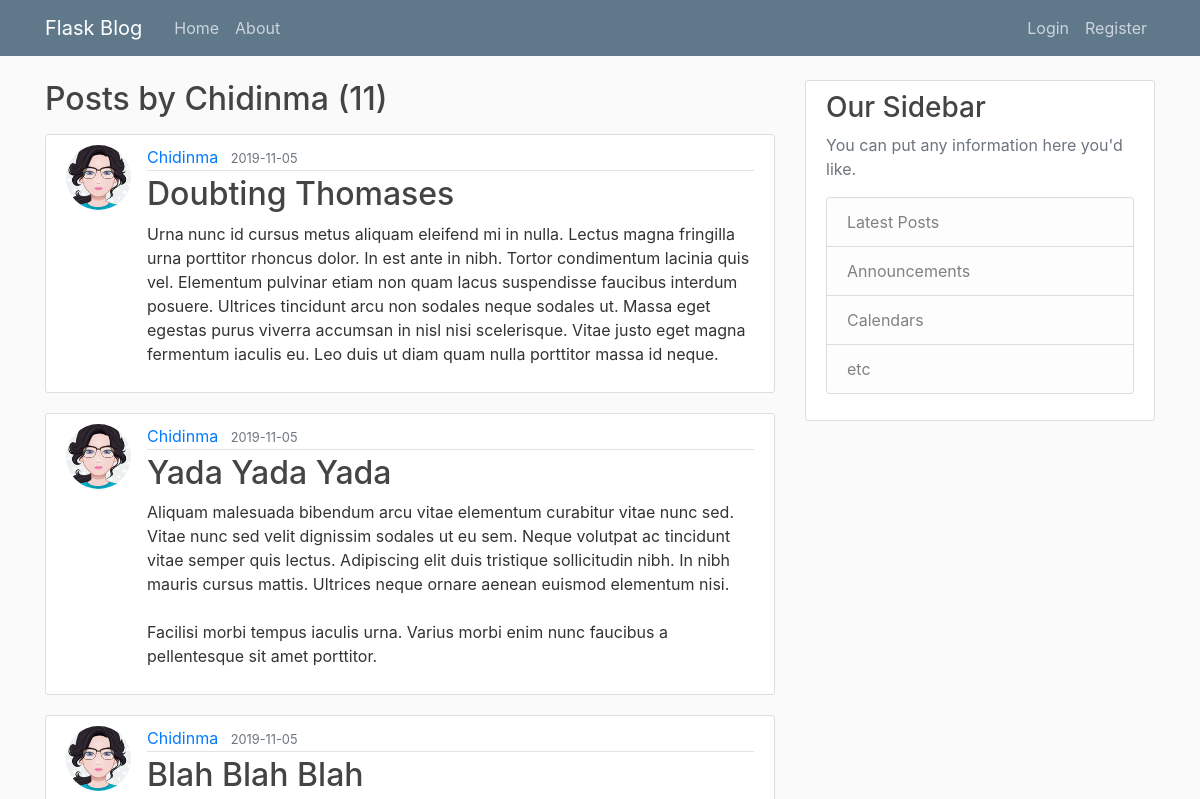
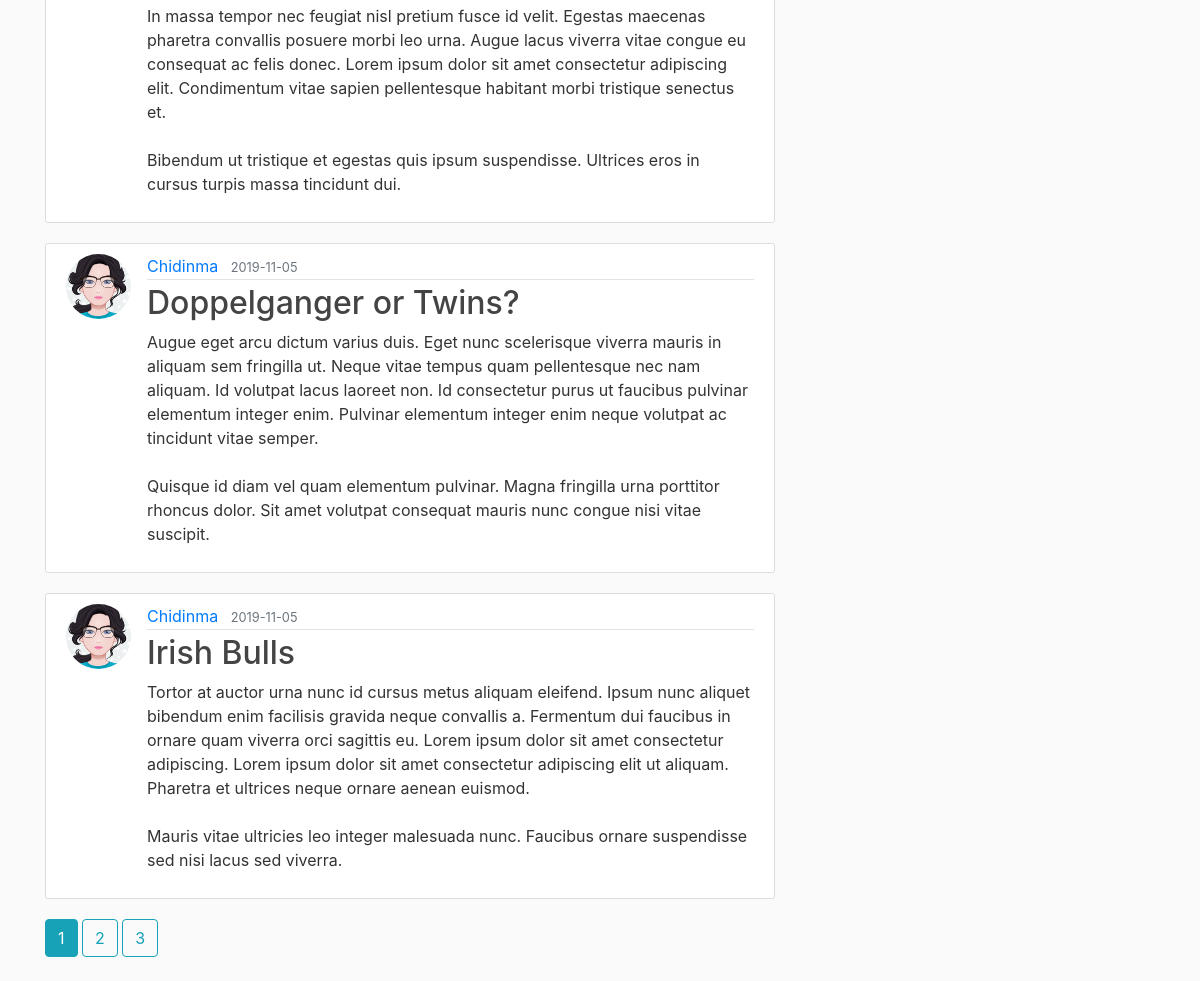
Page /user/Chidinma on the committed database (2 pictures, top to bottom).
### flaskblog/models.py (models this page shows, shortened)
class User(db.Model, UserMixin):
    id = db.Column(db.Integer, primary_key=True)
    username = db.Column(db.String(20), unique=True, nullable=False)
    email = db.Column(db.String(120), unique=True, nullable=False)
    image_file = db.Column(db.String(20), nullable=False, default='default.jpg')
    password = db.Column(db.String(60), nullable=False)
    posts = db.relationship('Post', backref='author', lazy=True)

class Post(db.Model):
    id = db.Column(db.Integer, primary_key=True)
    title = db.Column(db.String(100), nullable=False)
    date_posted = db.Column(db.DateTime, nullable=False, default=datetime.utcnow)
    content = db.Column(db.Text(), nullable=False)
    user_id = db.Column(db.Integer, db.ForeignKey('user.id'), nullable=False)

### flaskblog/routes.py (the view)
@app.route('/user/<string:username>')
def author_posts(username):
    page = request.args.get('page', 1, type=int)
    user = User.query.filter_by(username=username).first_or_404()
    posts = Post.query.filter_by(author=user)\
        .order_by(Post.date_posted.desc())\
        .paginate(page=page, per_page=5) #'\' is used to break code into new lines
    return render_template('author_posts.html', posts=posts, user=user)

### flaskblog/templates/author_posts.html
{% extends "layout.html" %}
{% block content %}
    <h2 class="mb-3">Posts by {{ user.username }} ({{ posts.total }})</h2>
    {% for post in posts.items %}
        <article class="media content-section">
          <img src="{{ url_for('static', filename='profile_pictures/' + post.author.image_file) }}" alt="user profile picture" class="rounded-circle article-img">
          <div class="media-body">
            <div class="article-metadata">
              <a class="mr-2" href="{{ url_for('author_posts', username=post.author.username) }}">{{ post.author.username }}</a>
              <small class="text-muted">{{ post.date_posted.strftime('%Y-%m-%d') }}</small>
            </div>
            <h2><a class="article-title" href="{{ url_for('post', post_id=post.id) }}">{{ post.title }}</a></h2>
            <p class="article-content">{{ post.content }}</p>
          </div>
        </article>
    {% endfor %}
    {% for page_num in posts.iter_pages(left_edge=1, right_edge=1, left_current=1, right_current=2) %}
        {% if page_num  %}
            {% if posts.page == page_num %}
                <a href="{{ url_for('author_posts', username=user.username, page=page_num) }}" class="btn btn-info mb-4">{{ page_num }}</a>
            {% else %}
                <a href="{{ url_for('author_posts', username=user.username, page=page_num) }}" class="btn btn-outline-info mb-4">{{ page_num }}</a>
            {% endif %}
        {% else %}
            ...
        {% endif  %}
    {% endfor %}
{% endblock content %}

### flaskblog/static/main.css (style rules this page uses)
body { background: #fafafa; color: #333333; margin-top: 5rem; }
h1, h2, h3, h4, h5, h6 { color: #444444; }
.content-section { background: #ffffff; padding: 10px 20px; border: 1px solid #dddddd; border-radius: 3px; margin-bottom: 20px; }
.article-title { color: #444444; }
.article-content { white-space: pre-line; }
.article-img { height: 65px; width: 65px; margin-right: 16px; }
.article-metadata { padding-bottom: 1px; margin-bottom: 4px; border-bottom: 1px solid #e3e3e3 }

### rows in the picture
User: username "Chidinma"
Post: image_file (picture), author.username "Chidinma", date_posted "2019-11-05", title "Doubting Thomases", content "Urna nunc id cursus metus aliquam eleifend mi in nulla. Lectus magna fringilla urna porttitor rhoncus dolor. In est ante in nibh. Tortor condimentum lacinia quis vel. Elementum pulvinar etiam non quam lacus suspendisse faucibus interdum posuere. Ultrices tincidunt arcu non sodales neque sodales ut. Massa eget egestas purus viverra accumsan in nisl nisi scelerisque. Vitae justo eget magna fermentum iaculis eu. Leo duis ut diam quam nulla porttitor massa id neque."
Post: image_file (picture), author.username "Chidinma", date_posted "2019-11-05", title "Yada Yada Yada", content "Aliquam malesuada bibendum arcu vitae elementum curabitur vitae nunc sed. Vitae nunc sed velit dignissim sodales ut eu sem. Neque volutpat ac tincidunt vitae semper quis lectus. Adipiscing elit duis tristique sollicitudin nibh. In nibh mauris cursus mattis. Ultrices neque ornare aenean euismod elementum nisi. Facilisi morbi tempus iaculis urna. Varius morbi enim nunc faucibus a pellentesque sit amet porttitor."
Post: image_file (picture), author.username "Chidinma", date_posted "2019-11-05", title "Blah Blah Blah", content "In massa tempor nec feugiat nisl pretium fusce id velit. Egestas maecenas pharetra convallis posuere morbi leo urna. Augue lacus viverra vitae congue eu consequat ac felis donec. Lorem ipsum dolor sit amet consectetur adipiscing elit. Condimentum vitae sapien pellentesque habitant morbi tristique senectus et. Bibendum ut tristique et egestas quis ipsum suspendisse. Ultrices eros in cursus turpis massa tincidunt dui."
Post: image_file (picture), author.username "Chidinma", date_posted "2019-11-05", title "Doppelganger or Twins?", content "Augue eget arcu dictum varius duis. Eget nunc scelerisque viverra mauris in aliquam sem fringilla ut. Neque vitae tempus quam pellentesque nec nam aliquam. Id volutpat lacus laoreet non. Id consectetur purus ut faucibus pulvinar elementum integer enim. Pulvinar elementum integer enim neque volutpat ac tincidunt vitae semper. Quisque id diam vel quam elementum pulvinar. Magna fringilla urna porttitor rhoncus dolor. Sit amet volutpat consequat mauris nunc congue nisi vitae suscipit."
Post: image_file (picture), author.username "Chidinma", date_posted "2019-11-05", title "Irish Bulls", content "Tortor at auctor urna nunc id cursus metus aliquam eleifend. Ipsum nunc aliquet bibendum enim facilisis gravida neque convallis a. Fermentum dui faucibus in ornare quam viverra orci sagittis eu. Lorem ipsum dolor sit amet consectetur adipiscing. Lorem ipsum dolor sit amet consectetur adipiscing elit ut aliquam. Pharetra et ultrices neque ornare aenean euismod. Mauris vitae ultricies leo integer malesuada nunc. Faucibus ornare suspendisse sed nisi lacus sed viverra."

### other values in the picture
{{ posts.total }} "11"
{{ page_num }} "1"
{{ page_num }} "2" "3"
